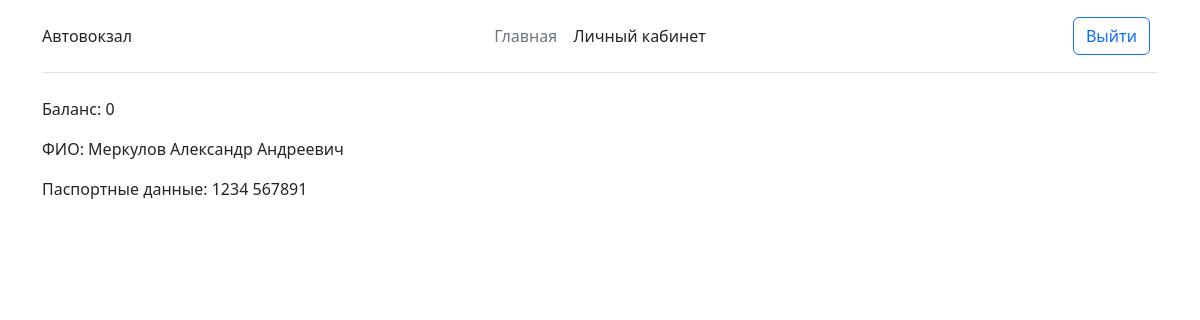
/info/ (signed in), run on the app's committed database.
### BusStation/models.py (models this page shows, shortened)
class Passenger(models.Model):
    passengerFIO = models.CharField(max_length=100, verbose_name="ФИО", default='')
    passport = models.CharField(max_length=11, verbose_name="Данные паспорта")
    person = models.ForeignKey(User, on_delete=models.PROTECT, null=True, blank=True)
    balance = models.IntegerField('Баланс счёта', default=0)
    class Meta:
        verbose_name = "Пассажир"
        verbose_name_plural = "Пассажиры"
    pass

### BusStation/views.py (the view)
# urls.py: path('', views.Profile, name='profile'),
@login_required
def Profile(request):
    userID = request.user.id
    profile = Passenger.objects.get(person_id=userID)
    if not profile:
        return redirect('/info/change_info')
    tickets = Ticket.objects.filter(passenger_id=userID)
    return render(request, 'pages/profile.html', {
        'tickets': tickets,
        'profile': profile
    })

### templates/pages/profile.html (shortened to what this page needs)
{% extends 'index.html' %}
{% block content %}
    <div>
        <p>Баланс: {{ profile.balance }}</p>
        <p>ФИО: {{ profile.passengerFIO }}</p>
        <p>Паспортные данные: {{ profile.passport }}</p>
    </div>
{% endblock %}

### data on the page
Passenger: balance "0", passengerFIO "Меркулов Александр Андреевич", passport "1234 567891"
